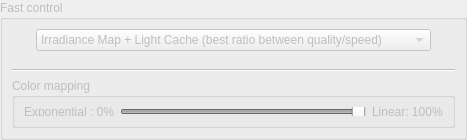
         <widget class="QGroupBox" name="fastControl_GB">
          <property name="enabled">
           <bool>false</bool>
          </property>
          <property name="sizePolicy">
           <sizepolicy hsizetype="Preferred" vsizetype="Preferred">
            <horstretch>0</horstretch>
            <verstretch>0</verstretch>
           </sizepolicy>
          </property>
          <property name="maximumSize">
           <size>
            <width>16777215</width>
            <height>16777215</height>
           </size>
          </property>
          <property name="title">
           <string>Fast control</string>
          </property>
          <layout class="QVBoxLayout" name="verticalLayout_9">
           <property name="spacing">
            <number>6</number>
           </property>
           <property name="margin">
            <number>9</number>
           </property>
           <item>
            <layout class="QHBoxLayout" name="horizontalLayout_9">
             <item>
              <widget class="QFrame" name="frame_6">
               <property name="frameShape">
                <enum>QFrame::NoFrame</enum>
               </property>
               <property name="frameShadow">
                <enum>QFrame::Raised</enum>
               </property>
               <layout class="QHBoxLayout" name="horizontalLayout_14"/>
              </widget>
             </item>
             <item>
              <widget class="QComboBox" name="GIType_CB">
               <property name="enabled">
                <bool>false</bool>
               </property>
               <property name="minimumSize">
                <size>
                 <width>340</width>
                 <height>0</height>
                </size>
               </property>
               <property name="maximumSize">
                <size>
                 <width>16777215</width>
                 <height>16777215</height>
                </size>
               </property>
               <property name="currentIndex">
                <number>1</number>
               </property>
               <item>
                <property name="text">
                 <string>Light Cache + Light Cache (preview render)</string>
                </property>
               </item>
               <item>
                <property name="text">
                 <string>Irradiance Map + Light Cache (best ratio between quality/speed)</string>
                </property>
               </item>
               <item>
                <property name="text">
                 <string>Irradiance Map + Detail enhancement + Light Cache (more precise)</string>
                </property>
               </item>
               <item>
                <property name="text">
                 <string>Irradiance Map + Brute Force</string>
                </property>
               </item>
               <item>
                <property name="text">
                 <string>Irradiance Map + Detail enhancement + Brute Force</string>
                </property>
               </item>
               <item>
                <property name="text">
                 <string>Brute Force + Brute Force (best quality but very slow)</string>
                </property>
               </item>
               <item>
                <property name="text">
                 <string>Custom by user</string>
                </property>
               </item>
              </widget>
             </item>
             <item>
              <widget class="QFrame" name="frame_5">
               <property name="frameShape">
                <enum>QFrame::NoFrame</enum>
               </property>
               <property name="frameShadow">
                <enum>QFrame::Raised</enum>
               </property>
               <layout class="QHBoxLayout" name="horizontalLayout_13"/>
              </widget>
             </item>
            </layout>
           </item>
           <item>
            <layout class="QGridLayout" name="gridLayout_2">
             <item row="0" column="1">
              <widget class="QFrame" name="frame_10">
               <property name="maximumSize">
                <size>
                 <width>120</width>
                 <height>16777215</height>
                </size>
               </property>
               <property name="frameShape">
                <enum>QFrame::NoFrame</enum>
               </property>
               <property name="frameShadow">
                <enum>QFrame::Raised</enum>
               </property>
               <layout class="QHBoxLayout" name="horizontalLayout_2">
                <property name="spacing">
                 <number>0</number>
                </property>
                <property name="margin">
                 <number>0</number>
                </property>
               </layout>
              </widget>
             </item>
             <item row="0" column="2">
              <widget class="QFrame" name="frame_11">
               <property name="maximumSize">
                <size>
                 <width>50</width>
                 <height>16777215</height>
                </size>
               </property>
               <property name="frameShape">
                <enum>QFrame::NoFrame</enum>
               </property>
               <property name="frameShadow">
                <enum>QFrame::Raised</enum>
               </property>
               <layout class="QHBoxLayout" name="horizontalLayout_17">
                <property name="spacing">
                 <number>0</number>
                </property>
                <property name="margin">
                 <number>0</number>
                </property>
               </layout>
              </widget>
             </item>
             <item row="0" column="3">
              <widget class="QFrame" name="frame_12">
               <property name="maximumSize">
                <size>
                 <width>100</width>
                 <height>16777215</height>
                </size>
               </property>
               <property name="frameShape">
                <enum>QFrame::NoFrame</enum>
               </property>
               <property name="frameShadow">
                <enum>QFrame::Raised</enum>
               </property>
               <layout class="QHBoxLayout" name="horizontalLayout_19">
                <property name="spacing">
                 <number>0</number>
                </property>
                <property name="margin">
                 <number>0</number>
                </property>
               </layout>
              </widget>
             </item>
             <item row="0" column="4">
              <widget class="QFrame" name="frame_13">
               <property name="maximumSize">
                <size>
                 <width>100</width>
                 <height>16777215</height>
                </size>
               </property>
               <property name="frameShape">
                <enum>QFrame::NoFrame</enum>
               </property>
               <property name="frameShadow">
                <enum>QFrame::Raised</enum>
               </property>
               <layout class="QHBoxLayout" name="horizontalLayout_20">
                <property name="spacing">
                 <number>0</number>
                </property>
                <property name="margin">
                 <number>0</number>
                </property>
               </layout>
              </widget>
             </item>
             <item row="1" column="1">
              <widget class="QFrame" name="frame_14">
               <property name="maximumSize">
                <size>
                 <width>120</width>
                 <height>16777215</height>
                </size>
               </property>
               <property name="frameShape">
                <enum>QFrame::NoFrame</enum>
               </property>
               <property name="frameShadow">
                <enum>QFrame::Raised</enum>
               </property>
               <layout class="QHBoxLayout" name="horizontalLayout_21">
                <property name="spacing">
                 <number>0</number>
                </property>
                <property name="margin">
                 <number>0</number>
                </property>
               </layout>
              </widget>
             </item>
             <item row="1" column="2">
              <widget class="QFrame" name="frame_15">
               <property name="maximumSize">
                <size>
                 <width>50</width>
                 <height>16777215</height>
                </size>
               </property>
               <property name="frameShape">
                <enum>QFrame::NoFrame</enum>
               </property>
               <property name="frameShadow">
                <enum>QFrame::Raised</enum>
               </property>
               <layout class="QHBoxLayout" name="horizontalLayout_22">
                <property name="spacing">
                 <number>0</number>
                </property>
                <property name="margin">
                 <number>0</number>
                </property>
               </layout>
              </widget>
             </item>
             <item row="1" column="3">
              <widget class="QFrame" name="frame_16">
               <property name="maximumSize">
                <size>
                 <width>100</width>
                 <height>16777215</height>
                </size>
               </property>
               <property name="frameShape">
                <enum>QFrame::NoFrame</enum>
               </property>
               <property name="frameShadow">
                <enum>QFrame::Raised</enum>
               </property>
               <layout class="QHBoxLayout" name="horizontalLayout_23">
                <property name="spacing">
                 <number>0</number>
                </property>
                <property name="margin">
                 <number>0</number>
                </property>
               </layout>
              </widget>
             </item>
             <item row="1" column="4">
              <widget class="QFrame" name="frame_17">
               <property name="maximumSize">
                <size>
                 <width>100</width>
                 <height>16777215</height>
                </size>
               </property>
               <property name="frameShape">
                <enum>QFrame::NoFrame</enum>
               </property>
               <property name="frameShadow">
                <enum>QFrame::Raised</enum>
               </property>
               <layout class="QHBoxLayout" name="horizontalLayout_24">
                <property name="spacing">
                 <number>0</number>
                </property>
                <property name="margin">
                 <number>0</number>
                </property>
               </layout>
              </widget>
             </item>
             <item row="1" column="0">
              <widget class="QFrame" name="frame_18">
               <property name="sizePolicy">
                <sizepolicy hsizetype="Preferred" vsizetype="Preferred">
                 <horstretch>0</horstretch>
                 <verstretch>0</verstretch>
                </sizepolicy>
               </property>
               <property name="maximumSize">
                <size>
                 <width>90</width>
                 <height>16777215</height>
                </size>
               </property>
               <property name="frameShape">
                <enum>QFrame::NoFrame</enum>
               </property>
               <property name="frameShadow">
                <enum>QFrame::Raised</enum>
               </property>
               <layout class="QHBoxLayout" name="horizontalLayout_25">
                <property name="spacing">
                 <number>0</number>
                </property>
                <property name="margin">
                 <number>0</number>
                </property>
               </layout>
              </widget>
             </item>
             <item row="0" column="0">
              <widget class="QFrame" name="frame_19">
               <property name="sizePolicy">
                <sizepolicy hsizetype="Preferred" vsizetype="Preferred">
                 <horstretch>0</horstretch>
                 <verstretch>0</verstretch>
                </sizepolicy>
               </property>
               <property name="maximumSize">
                <size>
                 <width>90</width>
                 <height>16777215</height>
                </size>
               </property>
               <property name="frameShape">
                <enum>QFrame::NoFrame</enum>
               </property>
               <property name="frameShadow">
                <enum>QFrame::Raised</enum>
               </property>
               <layout class="QHBoxLayout" name="horizontalLayout_26">
                <property name="spacing">
                 <number>0</number>
                </property>
                <property name="margin">
                 <number>0</number>
                </property>
               </layout>
              </widget>
             </item>
            </layout>
           </item>
           <item>
            <widget class="Line" name="line_2">
             <property name="orientation">
              <enum>Qt::Horizontal</enum>
             </property>
            </widget>
           </item>
           <item>
            <widget class="QGroupBox" name="groupBox">
             <property name="minimumSize">
              <size>
               <width>0</width>
               <height>50</height>
              </size>
             </property>
             <property name="maximumSize">
              <size>
               <width>16777215</width>
               <height>50</height>
              </size>
             </property>
             <property name="title">
              <string>Color mapping</string>
             </property>
             <layout class="QHBoxLayout" name="horizontalLayout_11">
              <item>
               <widget class="QLabel" name="exponential_LB">
                <property name="text">
                 <string>Exponential : 0%</string>
                </property>
               </widget>
              </item>
              <item>
               <widget class="QSlider" name="colorMapping_SD">
                <property name="maximum">
                 <number>100</number>
                </property>
                <property name="value">
                 <number>100</number>
                </property>
                <property name="sliderPosition">
                 <number>100</number>
                </property>
                <property name="orientation">
                 <enum>Qt::Horizontal</enum>
                </property>
               </widget>
              </item>
              <item>
               <widget class="QLabel" name="linear_LB">
                <property name="text">
                 <string>Linear: 100%</string>
                </property>
               </widget>
              </item>
             </layout>
            </widget>
           </item>
          </layout>
         </widget>
